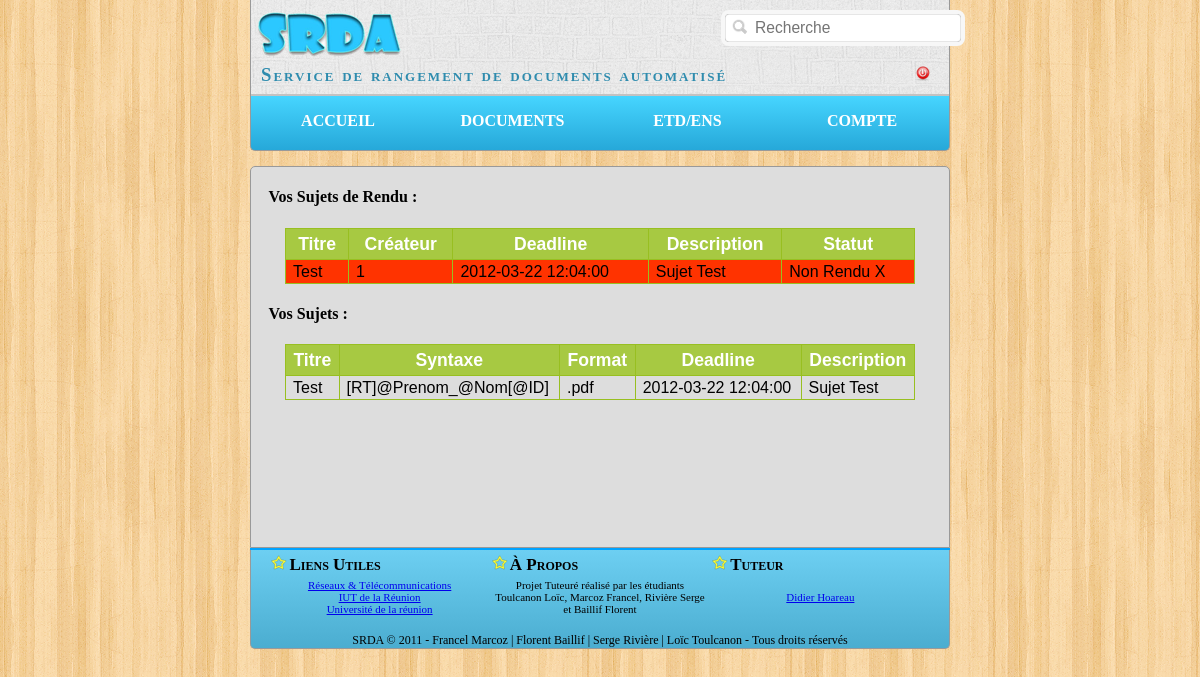
The app's page /index.php?page=documents&action=documents (signed in) with its own data.
### tables this page shows
CREATE TABLE `sujet` (
  `id` varchar(255) NOT NULL,
  `titre` varchar(255) NOT NULL,
  `createur` varchar(255) NOT NULL,
  `format` varchar(255) NOT NULL,
  `syntaxe` varchar(255) NOT NULL,
  `deadline` datetime NOT NULL,
  `datePost` datetime NOT NULL,
  `description` text,
  `destinataire` text NOT NULL,
  PRIMARY KEY (`id`)
);

### application/model/documentsModel.php (called while the page is built, shortened)
<?php
	function getSyntaxe($syntaxe,$login){
		$newSyntaxe = str_replace("@Nom", $login['nom'], $syntaxe);
		$newSyntaxe = str_replace("@Prenom", $login['prenom'], $newSyntaxe);
		$newSyntaxe = str_replace("@ID", $login['id'], $newSyntaxe);
		return $newSyntaxe;
	}
	function getSujetCreator($login){
		$bdd=connexionBase();
		$id = $login['id'];
		$req_suj = "SELECT * FROM sujet WHERE createur=:id";
		$result = $bdd->prepare($req_suj);
		$result->bindParam(':id', $id);
		$result->execute();
		$sujetCreator = $result->fetchAll();
		return $sujetCreator;
	}
	function getSujetDest($login){
		$bdd=connexionBase();
		$datePost = date("Y-m-d H:i:s");
		$id = $login['id'];
		$idLike = "%".$id."%";
		$req_suj = "SELECT * FROM sujet ";
		$req_suj .= "WHERE destinataire LIKE :id ";
		$req_suj .= "AND deadline > :datePost";
		$result = $bdd->prepare($req_suj);
		$result->bindParam(':id', $idLike);
		$result->bindParam(':datePost', $datePost);
		$result->execute();
		$sujetDest = $result->fetchAll();
		$req_verifUp = "SELECT id,idSubject FROM upload ";
		$req_verifUp .= "WHERE idUploader = :id";
		$result2 = $bdd->prepare($req_verifUp);
		$result2->bindParam(':id', $id);
		$result2->execute();
		$upload = array();
		foreach($sujetDest as $key=>$value){
			$sujetDest[$key]['syntaxe'] = getSyntaxe($value['syntaxe'], $login);
			$sujetDest[$key]['submit']= (in_array($value['id'], $upload)) ? true:false;
		}
		return $sujetDest;
	}
?>

### application/view/documentsEnseignant.php (the view, shortened to what this page needs)
<?php
	if(!empty($sujetDest)){?>
		<div class="tableSubject articles">
			<h4>Vos Sujets de Rendu :</h4>
			<div class="tableDiv">
				<div class="scroll500">
					<table class="tableExemple">
						<tr>
							<th>Titre</th>
							<th>Créateur</th>
							<th>Deadline</th>
							<th>Description</th>
							<th>Statut</th>
						</tr>
						<?php
							foreach ($sujetDest as $value) {
								if($value['submit']){
									$attrTR = " class=\"submitedRow\" ";
								}
								else{
									$attrTR = "  class=\"clickRow unsubmitedRow\" onclick=\"getUploadForm('".$value['id']."','".base64_encode(serialize($_SESSION['login']))."','".base64_encode(serialize($value))."')\" onmouseover=\"$(this).addClass('clickRowHover');\" onmouseout=\"$(this).removeClass('clickRowHover')\" ";
								}
								echo "<tr".$attrTR.">";
									echo "<td>".$value['titre']."</td>";
									echo "<td>".$value['createur']."</td>";
									echo "<td>".$value['deadline']."</td>";
									echo "<td>".$value['description']."</td>";
									if($value['submit']){
										echo "<td>Rendu ;)</td>";
									}
									else{
										echo "<td>Non Rendu X</td>";
									}
								echo "</tr>";
							}
						?>
					</table>
				</div>
			</div>
		</div>
	<?php }
	else{?>
		<div class="tableSubject articles"><i>Vous n'avez aucun documents à envoyer...</i></div>
	<?php }
	if(!empty($sujetCreator)){?>
		<div class="tableSubject articles">
			<h4>Vos Sujets :</h4>
			<div class="tableDiv">
				<div class="scroll500">
					<table class="tableExemple">
						<tr>
							<th>Titre</th>
							<th>Syntaxe</th>
							<th>Format</th>
							<th>Deadline</th>
							<th>Description</th>
						</tr>
						<?php
							foreach ($sujetCreator as $value) {
								$attrTRS = " class=\"clickRow\" onclick=\"getDetailSubject('".$value['id']."')\" onmouseover=\"$(this).addClass('clickRowHover');\" onmouseout=\"$(this).removeClass('clickRowHover')\" ";
								echo "<tr ".$attrTRS.">";
									echo "<td>".$value['titre']."</td>";
									echo "<td>".$value['syntaxe']."</td>";
									echo "<td>".$value['format']."</td>";
									echo "<td>".$value['deadline']."</td>";
									echo "<td>".$value['description']."</td>";
								echo "</tr>";
							}
						?>
					</table>
				</div>
			</div>
		</div>
	<?php }
	else{?>
		<div class="tableSubject articles"><i>Vous n'avez soumis aucun sujet...</i></div>
	<?php }
?>

### application/css/style.css (style rules this page uses)
html,body { margin-top:0; font-family: "Trebuchet MS", Times, serif; background: url(../img/pattern.png) fixed; }
.articles { border-style: solid; border-width: 0px; }
.tableDiv { margin-left:auto; margin-right:auto; margin-top: 10px; width:95%; }
.tableSubject { margin-left:auto; margin-right:auto; margin-top: 10px; width:95%; }
.tableExemple { font-family:"Trebuchet MS", Arial, Helvetica, sans-serif; width:100%; border-collapse:collapse; font-weight:normal; }
.tableExemple td, .tableExemple th { font-size:1em; border:1px solid #98bf21; padding:3px 7px 2px 7px; }
.tableExemple th { font-size:1.1em; text-align:center; padding-top:5px; padding-bottom:4px; background-color:#A7C942; color:#ffffff; }
.scroll500 { max-height:500px; overflow-x:none; overflow-y:auto; }
.clickRow { cursor:pointer; }
.unsubmitedRow { background-color:#FF3300; }

### records on screen
sujet: titre "Test", createur "1", deadline "2012-03-22 12:04:00", description "Sujet Test", syntaxe "[RT]@Prenom_@Nom[@ID]", format ".pdf"
